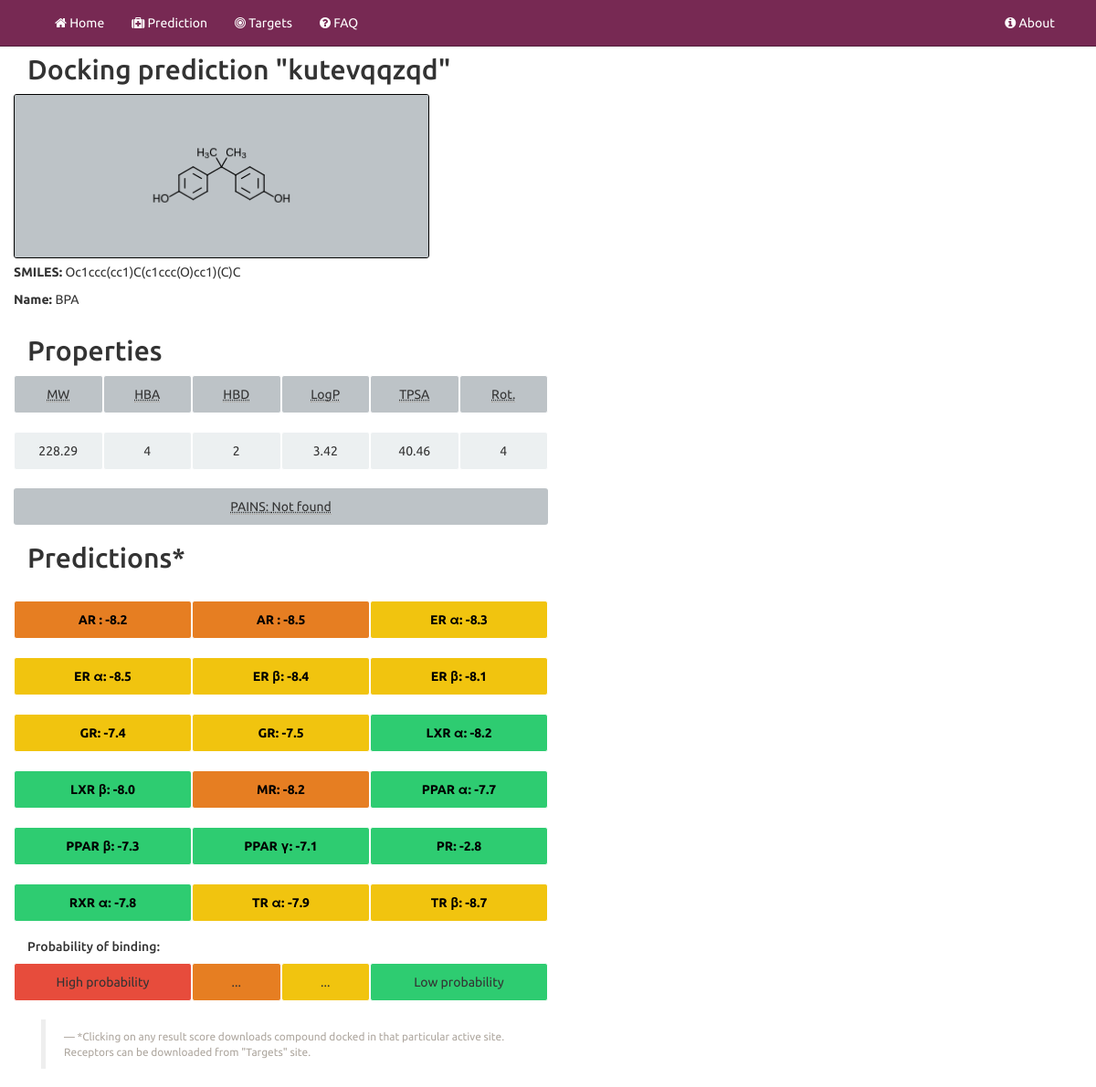
The page /docking/kutevqqzqd/ on the database its author committed.
### docking/models.py (models this page shows, shortened)
class Docking(models.Model):
    uniquestring = models.CharField(max_length=32, blank=False)
    smiles = models.CharField(max_length=500, blank=False)
    molname = models.CharField(max_length=500, blank=True)
    molfile = models.TextField(blank=True, verbose_name='MolFile')
    CMW = models.FloatField(null=True, blank=True, verbose_name='MW, calculated')
    HBA = models.IntegerField(null=True, blank=True, verbose_name='H-bond acceptors')
    HBD = models.IntegerField(null=True, blank=True, verbose_name='H-bond donors')
    logP = models.FloatField(null=True, blank=True)
    tpsa = models.FloatField(null=True, blank=True, verbose_name='Polar surface area')
    nrb = models.IntegerField(null=True, blank=True, verbose_name='Number of rotatable bonds')
    pains = models.TextField(max_length=100, verbose_name='Pan Assay Interference Compounds', blank=True)
    status = models.CharField(max_length=20, blank=True)
    results = models.TextField(blank=True)
    class Meta:
        ordering = ['id']

### DoTS/views.py (the view)
# urls.py: url(r'^docking/([a-z]+)/$', docking),
def docking(request, dockid):
    allreceptors = Receptor.objects.all()
    dock = get_object_or_404(Docking, uniquestring=dockid)
    results = dock.results.split(",")
    receptors = Receptor.objects.all()
    scores = resultstable(receptors,results,dockid)
    return render(request, 'docking.html', {'docking':dock, 'scores':scores, 'allreceptors':allreceptors})

### DoTS/templates/docking.html (shortened to what this page needs)
{% extends "base.html" %}
{% block content %}
<link rel="stylesheet" type="text/css" href="/static/js/ChemDoodleWeb.css" />
<div>
<h2>Docking prediction "{{docking.uniquestring}}"</h2>
</div>
<div class="row">
<div class="prop">
<script>
    var viewACS = new ChemDoodle.ViewerCanvas('viewACS', 455, 180);
    viewACS.specs.bonds_width_2D = 1.2;
    viewACS.specs.bonds_saturationWidth_2D = .36;
    viewACS.specs.bonds_hashSpacing_2D = 5;
    viewACS.specs.atoms_font_size_2D = 12;
    viewACS.specs.atoms_font_families_2D = ['Helvetica', 'Arial', 'sans-serif'];
    viewACS.specs.atoms_displayTerminalCarbonLabels_2D = true;
    viewACS.specs.backgroundColor = '#bdc3c7';
    var MolFile = '{{docking.molfile}}';
    var Mol = ChemDoodle.readMOL(MolFile);
    Mol.scaleToAverageBondLength(18);
    viewACS.loadMolecule(Mol);
</script>
<p><strong>SMILES: </strong>{{docking.smiles}}</p>
<p><strong>Name: </strong>{{docking.molname}}</p>
</div>
</div>
<div>
<h2>Properties</h2>
<div class="bs-docs-grid">
<div class="row show-grid">
    <div class="col-md-1 col-xs-2 margin-grid-docking" style="background:#bdc3c7"><abbr title="Molecular weight">MW</abbr></div>
    <div class="col-md-1 col-xs-2 margin-grid-docking" style="background:#bdc3c7"><abbr title="Hydrogen bond acceptors">HBA</abbr></div>
    <div class="col-md-1 col-xs-2 margin-grid-docking" style="background:#bdc3c7"><abbr title="Hydrogen bond donors">HBD</abbr></div>
    <div class="col-md-1 col-xs-2 margin-grid-docking" style="background:#bdc3c7"><abbr title="Logarithm of partition coefficient">LogP</abbr></div>
    <div class="col-md-1 col-xs-2 margin-grid-docking" style="background:#bdc3c7"><abbr title="Topological polar surface area">TPSA</abbr></div>
    <div class="col-md-1 col-xs-2 margin-grid-docking" style="background:#bdc3c7"><abbr title="Rotatable bonds">Rot.</abbr></div>
</div>
<div class="row show-grid">
    <div class="col-md-1 col-xs-2 margin-grid-docking" style="background:#ecf0f1">{{docking.CMW|floatformat:2}}</div>
    <div class="col-md-1 col-xs-2 margin-grid-docking" style="background:#ecf0f1">{{docking.HBA}}</div>
    <div class="col-md-1 col-xs-2 margin-grid-docking" style="background:#ecf0f1">{{docking.HBD}}</div>
    <div class="col-md-1 col-xs-2 margin-grid-docking" style="background:#ecf0f1">{{docking.logP|floatformat:2}}</div>
    <div class="col-md-1 col-xs-2 margin-grid-docking" style="background:#ecf0f1">{{docking.tpsa}}</div>
    <div class="col-md-1 col-xs-2 margin-grid-docking" style="background:#ecf0f1">{{docking.nrb}}</div>
</div>
<div class="row show-grid">
    <div class="col-md-6" style="background:#bdc3c7"><abbr title="Pan Assay Interferance Compounds">PAINS: {{docking.pains}}</abbr></div>
</div>
</div>
</div>
<div class="prediction">
<h2>Predictions*</h2>
</div>
<div>
{{scores|safe}}
<h5>Probability of binding: </h5>
<div class="bs-docs-grid">
            <div class="row show-grid">
              <div class="col-md-2 col-sm-4 margin-grid-docking" style=" background:#e74c3c">High probability</div>
              <div class="col-md-1 col-sm-2 margin-grid-docking" style=" background:#e67e22">...</div>
              <div class="col-md-1 col-sm-2 margin-grid-docking" style=" background:#f1c40f">...</div>
              <div class="col-md-2 col-sm-4 margin-grid-docking" style=" background:#2ecc71">Low probability</div>
            </div>
</div>
<div class="col-md-6">
<blockquote>
<small>*Clicking on any result score downloads compound docked in that particular active site. Receptors can be downloaded from "Targets" site.</small>
</blockquote>
</div>
</div>
{% endblock %}

### DoTS/templates/base.html (style rules this page uses)
.margin-grid-docking { border-style:solid; border-color:white; border-width:1px; }

### DoTS/templates/docking.html (style rules this page uses)
.show-grid { margin-top: 10px; margin-bottom: 20px; }
.show-grid [class*="col-md-"] { background-color: #eee; text-align: center; -webkit-border-radius: 3px; -moz-border-radius: 3px; border-radius: 3px; min-height: 40px; line-height: 40px; }

### rows shown on the page
Docking: uniquestring "kutevqqzqd", smiles "Oc1ccc(cc1)C(c1ccc(O)cc1)(C)C", molname "BPA", CMW "228.29", HBA "4", HBD "2", logP "3.42", tpsa "40.46", nrb "4", pains "Not found"

### other values the page prints
{{ scores|safe }} "AR : -8.2 AR : -8.5 ER α: -8.3 ER α: -8.5 ER β: -8.4 ER β: -8.1 GR: -7.4 GR: -7.5 LXR α: -8.2 LXR β: -8.0 MR: -8.2 PPAR α: -7.7 PPAR β: -7.3 PPAR γ: -7.1 PR: -2.8 RXR α: -7.8 TR α: -7.9 TR β: -8.7"
